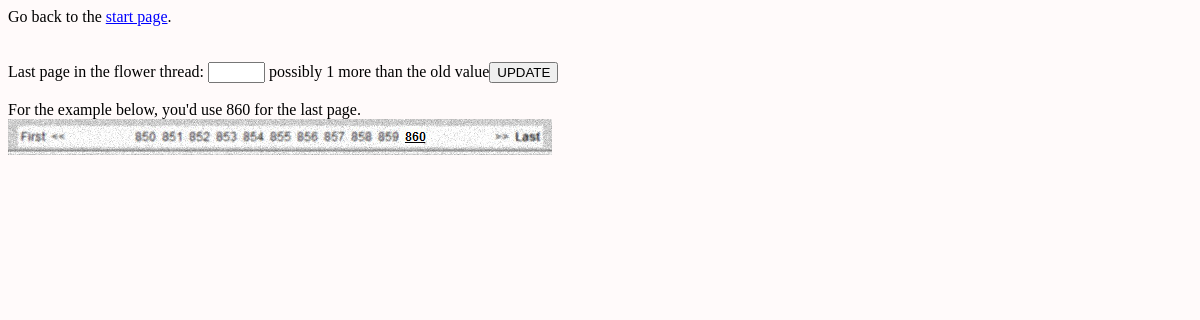
Before: /firstoflast.php with the older database file.
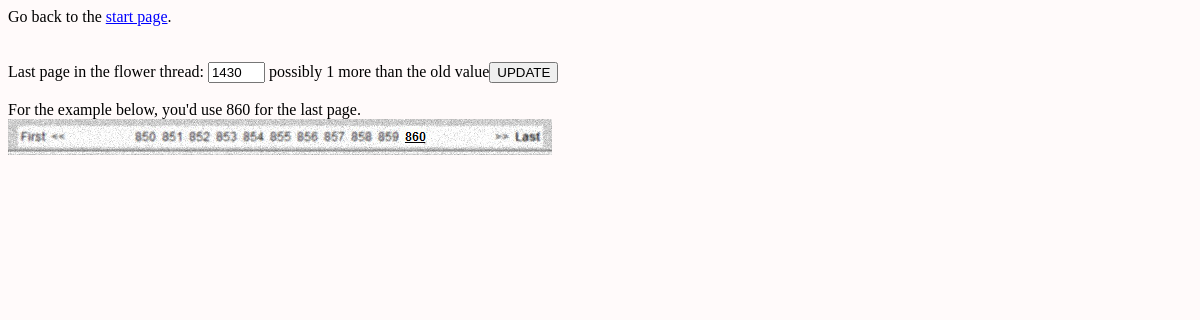
After: the same page with the newer database file.
### tables this page shows
create table config (
  configkey char(16) NOT NULL,
  valint int,
  valtext varchar(500),
  PRIMARY KEY (configkey)
);

### firstoflast.php (the view, shortened to what this page needs)
<?php
require 'fx.inc.php';
$sql = "select valint from config where configkey = 'LAST_FLOWER_PAGE'";
$res = mysql_query($sql) or die(mysql_error());
$last1st = mysql_result($res, 0, 0);
echo htmlheader('travelrun -- update first of last', usercss());
echo '<div class="updatenav">';
echo 'Go back to the <a href="index.php">start page</a>.';
echo '</div><br><br>';
echo '<div class="updateform">';
echo '<form method="post" action="firstoflast2.php">';
echo '<label>Last page in the flower thread: <input type="text" value="', $last1st, '" name="last1st" size="4"> possibly 1 more than the old value</label>';
echo '<input type="submit" value="UPDATE"><br>';
echo '</form>';
echo '<br>For the example below, you\'d use 860 for the last page.<br>';
echo '<img src="860.jpg" alt="page navigation on torn">';
echo '</div>';
?>

Changed rows visible on the page:
added config: last1st "1430"
